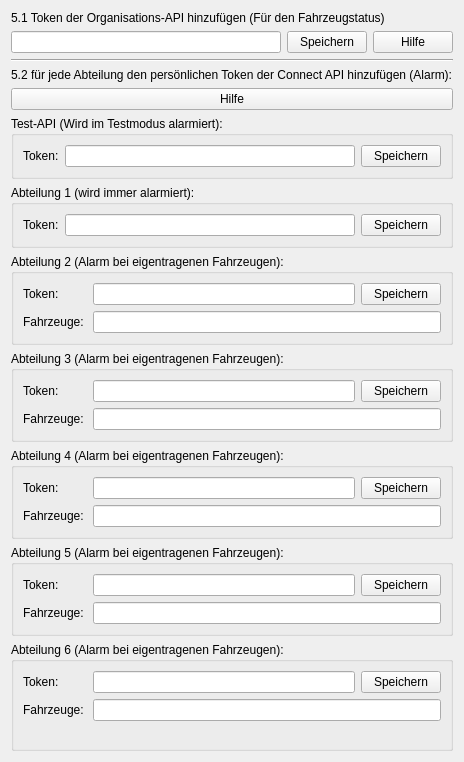
              <widget class="QWidget" name="scrollAreaWidgetContents">
               <property name="geometry">
                <rect>
                 <x>0</x>
                 <y>0</y>
                 <width>460</width>
                 <height>762</height>
                </rect>
               </property>
               <layout class="QGridLayout" name="gridLayout_12">
                <item row="6" column="0">
                 <widget class="QGroupBox" name="groupBox_2">
                  <property name="title">
                   <string>Abteilung 1 (wird immer alarmiert):</string>
                  </property>
                  <layout class="QGridLayout" name="gridLayout_16">
                   <item row="0" column="0">
                    <layout class="QGridLayout" name="gridLayout_15">
                     <item row="0" column="2">
                      <widget class="QPushButton" name="pushButton_safe_settings_token_abt1">
                       <property name="text">
                        <string>Speichern</string>
                       </property>
                      </widget>
                     </item>
                     <item row="0" column="0">
                      <widget class="QLabel" name="label_18">
                       <property name="text">
                        <string>Token:</string>
                       </property>
                      </widget>
                     </item>
                     <item row="0" column="1">
                      <widget class="QLineEdit" name="lineEdit_settings_token_abt1"/>
                     </item>
                    </layout>
                   </item>
                  </layout>
                 </widget>
                </item>
                <item row="7" column="0">
                 <widget class="QGroupBox" name="groupBox_3">
                  <property name="title">
                   <string>Abteilung 2 (Alarm bei eigentragenen Fahrzeugen):</string>
                  </property>
                  <layout class="QGridLayout" name="gridLayout_18">
                   <item row="0" column="0">
                    <layout class="QGridLayout" name="gridLayout_17">
                     <item row="0" column="2">
                      <widget class="QLineEdit" name="lineEdit_settings_token_abt2"/>
                     </item>
                     <item row="1" column="0">
                      <widget class="QLabel" name="label_20">
                       <property name="text">
                        <string>Fahrzeuge: </string>
                       </property>
                      </widget>
                     </item>
                     <item row="0" column="3">
                      <widget class="QPushButton" name="pushButton_safe_settings_token_abt2">
                       <property name="text">
                        <string>Speichern</string>
                       </property>
                      </widget>
                     </item>
                     <item row="0" column="0">
                      <widget class="QLabel" name="label_17">
                       <property name="text">
                        <string>Token: </string>
                       </property>
                      </widget>
                     </item>
                     <item row="1" column="2" colspan="2">
                      <widget class="QLineEdit" name="lineEdit_settings_fahrzeuge_abt2"/>
                     </item>
                    </layout>
                   </item>
                  </layout>
                 </widget>
                </item>
                <item row="0" column="0">
                 <layout class="QGridLayout" name="gridLayout_10">
                  <item row="1" column="2">
                   <widget class="QPushButton" name="pushButton_help_settings_token">
                    <property name="text">
                     <string>Hilfe</string>
                    </property>
                   </widget>
                  </item>
                  <item row="1" column="1">
                   <widget class="QPushButton" name="pushButton_safe_settings_token">
                    <property name="text">
                     <string>Speichern</string>
                    </property>
                   </widget>
                  </item>
                  <item row="1" column="0">
                   <widget class="QLineEdit" name="lineEdit_settings_token"/>
                  </item>
                  <item row="0" column="0" colspan="3">
                   <widget class="QLabel" name="label_10">
                    <property name="text">
                     <string>5.1 Token der Organisations-API hinzufügen (Für den Fahrzeugstatus)</string>
                    </property>
                   </widget>
                  </item>
                 </layout>
                </item>
                <item row="10" column="0">
                 <widget class="QGroupBox" name="groupBox_6">
                  <property name="title">
                   <string>Abteilung 5 (Alarm bei eigentragenen Fahrzeugen):</string>
                  </property>
                  <layout class="QGridLayout" name="gridLayout_24">
                   <item row="0" column="0">
                    <layout class="QGridLayout" name="gridLayout_23">
                     <item row="0" column="3">
                      <widget class="QPushButton" name="pushButton_safe_settings_token_abt5">
                       <property name="text">
                        <string>Speichern</string>
                       </property>
                      </widget>
                     </item>
                     <item row="0" column="2">
                      <widget class="QLineEdit" name="lineEdit_settings_token_abt5"/>
                     </item>
                     <item row="0" column="0">
                      <widget class="QLabel" name="label_14">
                       <property name="text">
                        <string>Token: </string>
                       </property>
                      </widget>
                     </item>
                     <item row="1" column="0">
                      <widget class="QLabel" name="label_23">
                       <property name="text">
                        <string>Fahrzeuge: </string>
                       </property>
                      </widget>
                     </item>
                     <item row="1" column="2" colspan="2">
                      <widget class="QLineEdit" name="lineEdit_settings_fahrzeuge_abt5"/>
                     </item>
                    </layout>
                   </item>
                  </layout>
                 </widget>
                </item>
                <item row="2" column="0">
                 <widget class="Line" name="line_3">
                  <property name="orientation">
                   <enum>Qt::Horizontal</enum>
                  </property>
                 </widget>
                </item>
                <item row="9" column="0">
                 <widget class="QGroupBox" name="groupBox_5">
                  <property name="title">
                   <string>Abteilung 4 (Alarm bei eigentragenen Fahrzeugen):</string>
                  </property>
                  <layout class="QGridLayout" name="gridLayout_22">
                   <item row="0" column="0">
                    <layout class="QGridLayout" name="gridLayout_21">
                     <item row="0" column="1">
                      <widget class="QLineEdit" name="lineEdit_settings_token_abt4"/>
                     </item>
                     <item row="0" column="2">
                      <widget class="QPushButton" name="pushButton_safe_settings_token_abt4">
                       <property name="text">
                        <string>Speichern</string>
                       </property>
                      </widget>
                     </item>
                     <item row="0" column="0">
                      <widget class="QLabel" name="label_15">
                       <property name="text">
                        <string>Token: </string>
                       </property>
                      </widget>
                     </item>
                     <item row="1" column="0">
                      <widget class="QLabel" name="label_22">
                       <property name="text">
                        <string>Fahrzeuge: </string>
                       </property>
                      </widget>
                     </item>
                     <item row="1" column="1" colspan="2">
                      <widget class="QLineEdit" name="lineEdit_settings_fahrzeuge_abt4"/>
                     </item>
                    </layout>
                   </item>
                  </layout>
                 </widget>
                </item>
                <item row="3" column="0">
                 <widget class="QLabel" name="label_11">
                  <property name="text">
                   <string>5.2 für jede Abteilung den persönlichen Token der Connect API hinzufügen (Alarm):</string>
                  </property>
                 </widget>
                </item>
                <item row="8" column="0">
                 <widget class="QGroupBox" name="groupBox_4">
                  <property name="title">
                   <string>Abteilung 3 (Alarm bei eigentragenen Fahrzeugen):</string>
                  </property>
                  <layout class="QGridLayout" name="gridLayout_20">
                   <item row="0" column="0">
                    <layout class="QGridLayout" name="gridLayout_19">
                     <item row="1" column="0">
                      <widget class="QLabel" name="label_21">
                       <property name="text">
                        <string>Fahrzeuge: </string>
                       </property>
                      </widget>
                     </item>
                     <item row="0" column="2">
                      <widget class="QLineEdit" name="lineEdit_settings_token_abt3"/>
                     </item>
                     <item row="0" column="0">
                      <widget class="QLabel" name="label_16">
                       <property name="text">
                        <string>Token: </string>
                       </property>
                      </widget>
                     </item>
                     <item row="0" column="3">
                      <widget class="QPushButton" name="pushButton_safe_settings_token_abt3">
                       <property name="text">
                        <string>Speichern</string>
                       </property>
                      </widget>
                     </item>
                     <item row="1" column="2" colspan="2">
                      <widget class="QLineEdit" name="lineEdit_settings_fahrzeuge_abt3"/>
                     </item>
                    </layout>
                   </item>
                  </layout>
                 </widget>
                </item>
                <item row="11" column="0">
                 <widget class="QGroupBox" name="groupBox_7">
                  <property name="title">
                   <string>Abteilung 6 (Alarm bei eigentragenen Fahrzeugen):</string>
                  </property>
                  <layout class="QGridLayout" name="gridLayout_26">
                   <item row="0" column="0">
                    <layout class="QGridLayout" name="gridLayout_25">
                     <item row="0" column="0">
                      <widget class="QLabel" name="label_13">
                       <property name="text">
                        <string>Token: </string>
                       </property>
                      </widget>
                     </item>
                     <item row="0" column="2">
                      <widget class="QPushButton" name="pushButton_safe_settings_token_abt6">
                       <property name="text">
                        <string>Speichern</string>
                       </property>
                      </widget>
                     </item>
                     <item row="0" column="1">
                      <widget class="QLineEdit" name="lineEdit_settings_token_abt6"/>
                     </item>
                     <item row="1" column="0">
                      <widget class="QLabel" name="label_24">
                       <property name="text">
                        <string>Fahrzeuge: </string>
                       </property>
                      </widget>
                     </item>
                     <item row="1" column="1" colspan="2">
                      <widget class="QLineEdit" name="lineEdit_settings_fahrzeuge_abt6"/>
                     </item>
                    </layout>
                   </item>
                   <item row="1" column="0">
                    <spacer name="verticalSpacer_6">
                     <property name="orientation">
                      <enum>Qt::Vertical</enum>
                     </property>
                     <property name="sizeHint" stdset="0">
                      <size>
                       <width>20</width>
                       <height>40</height>
                      </size>
                     </property>
                    </spacer>
                   </item>
                  </layout>
                 </widget>
                </item>
                <item row="5" column="0">
                 <widget class="QGroupBox" name="TestAPI">
                  <property name="title">
                   <string>Test-API (Wird im Testmodus alarmiert):</string>
                  </property>
                  <layout class="QGridLayout" name="gridLayout_14">
                   <item row="0" column="0">
                    <layout class="QHBoxLayout" name="horizontalLayout">
                     <item>
                      <widget class="QLabel" name="label_12">
                       <property name="text">
                        <string>Token:</string>
                       </property>
                      </widget>
                     </item>
                     <item>
                      <widget class="QLineEdit" name="lineEdit_settings_token_test"/>
                     </item>
                     <item>
                      <widget class="QPushButton" name="pushButton_safe_settings_token_test">
                       <property name="text">
                        <string>Speichern</string>
                       </property>
                      </widget>
                     </item>
                    </layout>
                   </item>
                  </layout>
                 </widget>
                </item>
                <item row="4" column="0">
                 <widget class="QPushButton" name="pushButton_5_help_settings_connect_tokens_all">
                  <property name="text">
                   <string>Hilfe</string>
                  </property>
                 </widget>
                </item>
               </layout>
              </widget>
